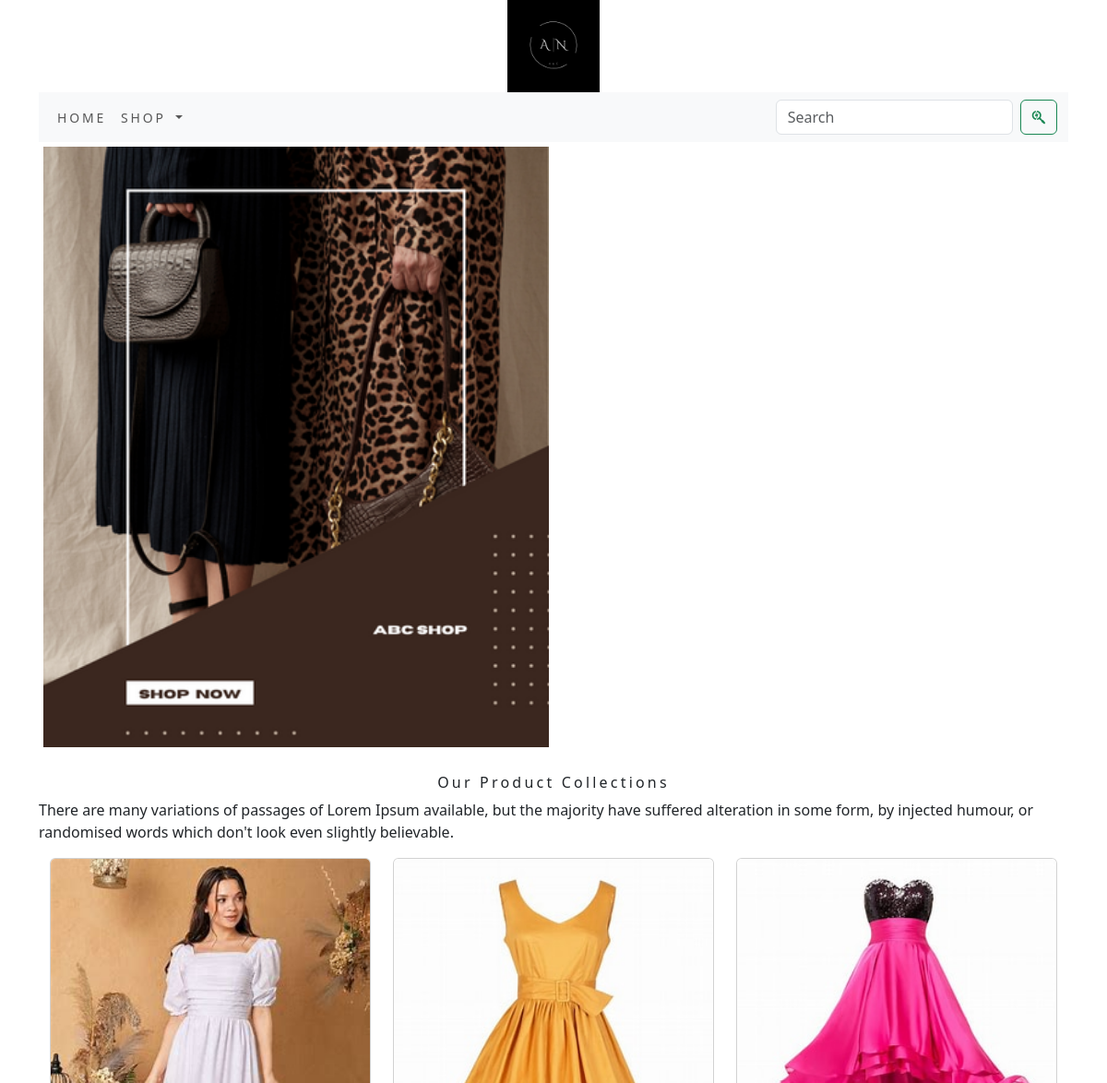
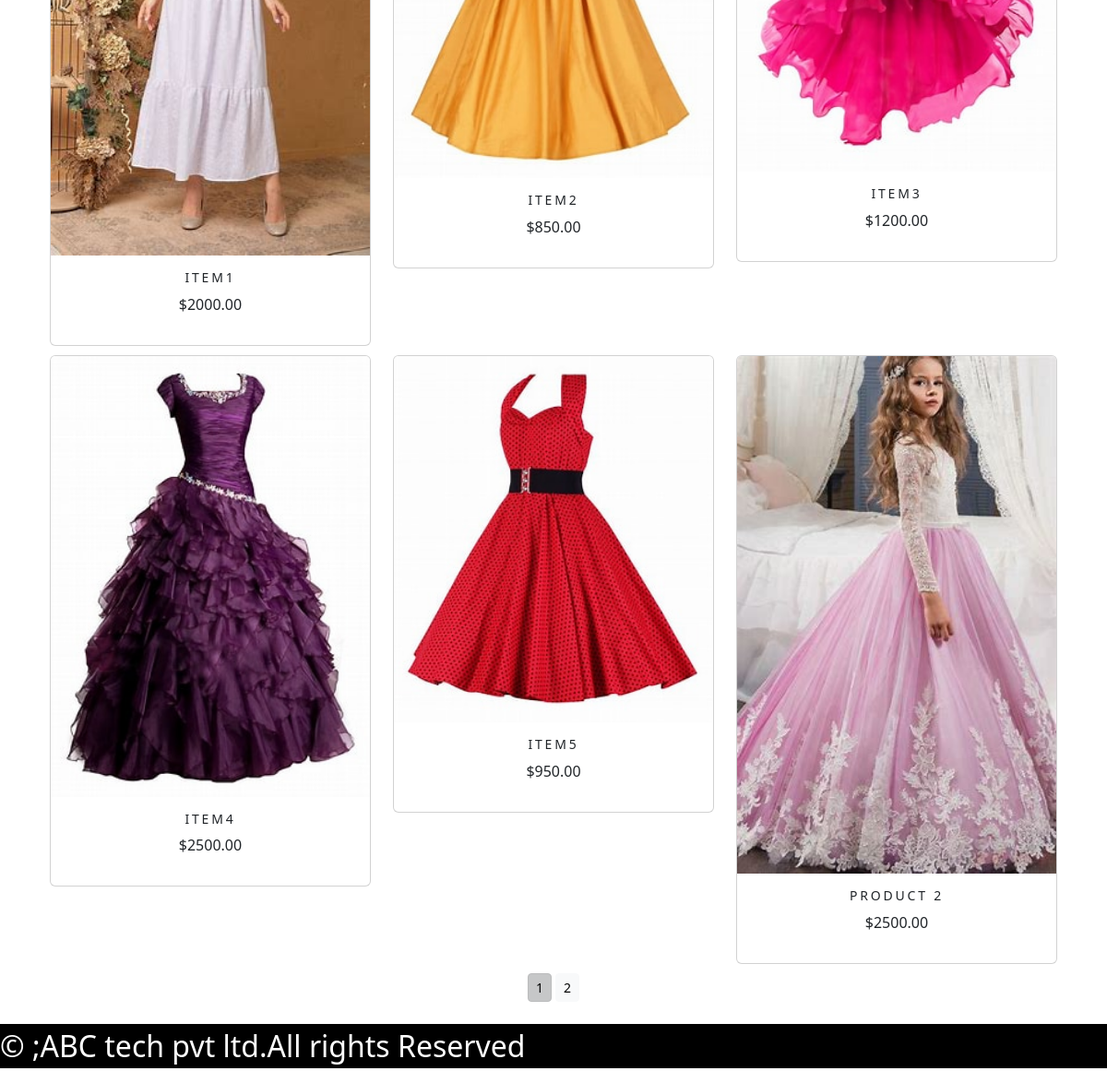
The app's page /shop/ with its own data (2 pictures, top to bottom).
### shop/models.py (models this page shows, shortened)
class Product(models.Model):
    name = models.CharField(max_length=250, unique=True)
    slug = models.SlugField(max_length=250, unique=True)
    description = models.TextField(blank=True)
    price=models.DecimalField(max_digits=10,decimal_places=2)
    category=models.ForeignKey(category,on_delete=models.CASCADE)
    image=models.ImageField(upload_to='product',blank=True)
    stock=models.IntegerField()
    available=models.BooleanField(default=True)
    created=models.DateTimeField(auto_now_add=True)
    updated=models.DateTimeField(auto_now=True)
    def get_url(self):
        return reverse('shop:prodCatdetail',args=[self.category.slug,self.slug])
    class Meta:
        ordering = ('name',)
        verbose_name = 'product'
        verbose_name_plural = 'products'

### shop/views.py (the view)
# urls.py: path('',views.allProdCat,name='allProdCat'),
def allProdCat(request,c_slug=None):
    c_page=None
    products_list=None
    if c_slug!=None:
        c_page=get_object_or_404(category,slug=c_slug)
        products_list=Product.objects.all().filter(category=c_page,available=True)
    else:
        products_list=Product.objects.all().filter(available=True)
    paginator=Paginator(products_list,6)
    try:
        page=int(request.GET.get('page','1'))
    except:
        page=1
    try:
        products=paginator.page(page)
    except(EmptyPage,InvalidPage):
        products=paginator.page(paginator.num_pages)
    return render(request,"category.html",{'category':c_page,'products':products})

### cart/context_processors.py (called while the page is built)
def counter(request):
    item_count=0
    if 'admin' in request.path:
        return {}
    else:
        try:
            cart=Cart.objects.filter(cart_id=_cart_id(request))
            cart_items=CartItem.objects.all().filter(cart=cart[:1])
            for cart_item in cart_items:
                item_count += cart_item.quantity
        except Cart.DoesNotExist:
            item_count=0
    return dict(item_count=item_count)

### cart/views.py (called while the page is built)
def _cart_id(request):
    cart=request.session.session_key
    if not cart:
        cart=request.session.create()
    return cart

### shop/context_processors.py (called while the page is built)
def menu_links(request):
    links=category.objects.all()
    return dict(links=links)

### shop/models.py (called while the page is built)
    def get_url(self):
        return reverse('shop:products_by_category',args=[self.slug])

### templates/category.html (shortened to what this page needs)
{% extends 'base.html' %}
{% load static %}
{% block content %}
<div class="mx_auto">
    {% if category %}
    <img  class="my_image" src="{{category.image.url}}" alt="{{category.name}}">
</div>
<br>
<div>
    <h1 class="text-center my_title">{{category.name}}</h1>
    <p class="text-justify">{{category.description}}</p>
</div>
{% else %}
<div>
    <img class="my_image my_image_padding" src="{% static 'img/banner.png' %}" alt="our product" width="1500px;" height="500px;">
</div>
<br>
<div>
    <h1 class="text-center my_title">Our Product Collections</h1>
    <p class="text-justify">There are many variations of passages of Lorem Ipsum available, but the majority have suffered alteration in some form, by injected humour, or randomised words which don't look even slightly believable.</p>
</div>
{% endif %}
<div class="container">
    <div class="row mx_auto">
        {% for product in products.object_list %}
        <div class="my_bottom_margin col-9 col-sm-12 col-md-4 col-lg-4 ">
            <div class="card text-center" style="min-width:13rem;">
                <a href="{{product.get_url}} "><img class="card-img-top my_image" src="{{product.image.url}}" alt="{{product.name}}"></a>
                <div class="card-body">
                    <h4>{{product.name}}</h4>
                    <p>${{product.price}}</p>
                </div>
            </div>
        </div>
        {% endfor %}
    </div>
    <div class="mx-auto">
        {% if products.paginator.num_pages > 1 %}
        <div class="text-center">
            {% for pg in products.paginator.page_range %}
            <a href="?page={{pg}}" class="btn btn-light btn-sm {% if products.number == pg %}active {% endif %}">{{pg}}</a>
            {% endfor %}
        </div>
        {% endif %}
    </div>
    <br>
</div>
{% endblock %}

### templates/base.html (shortened to what this page needs)
{% load static %}
<!DOCTYPE html>
<html lang="en">
<head>
    <link rel="stylesheet" href="{% static 'css/custom.css' %}" >
     <link href="https://cdn.jsdelivr.net/npm/bootstrap@5.3.0-alpha3/dist/css/bootstrap.min.css" rel="stylesheet">
</head>
<body>
<div>
    <div class="container">
{% include 'header.html' %}
{% include 'navbar.html' %}
{% block content %}
{% endblock %}
</div>
    </div>
{% include 'footer.html' %}
</body>
</html>

### templates/header.html
{% load static %}
<header>
  <center>
    <a href="{% url 'shop:allProdCat' %}"></a><img src="{% static 'img/logo.png' %}" alt="logimage" width="100px;" height="100px;">
  </center>
</header>

### templates/navbar.html (shortened to what this page needs)
<nav class="navbar navbar-expand-lg navbar-light bg-light">
  <div class="container-fluid">
    <div class="collapse navbar-collapse" id="navbarSupportedContent">
      <ul class="navbar-nav me-auto mb-2 mb-lg-0">
        <li class="nav-item">
          <a class="nav-link" href="#">HOME</a>
        </li>
        <li class="nav-item dropdown {% if 'shop' in request.path %} active {% endif %}">
          <a class="nav-link dropdown-toggle" href="#" id="navbarDropdown" role="button" data-bs-toggle="dropdown" aria-expanded="false">
            SHOP
          </a>
        </li>
      </ul>
      <form class="d-flex" action="{% url 'search_app:SearchResult' %}" method="get">
        <input class="form-control me-2" type="search" placeholder="Search" name="q" aria-label="Search">
        <button class="btn btn-outline-success" type="submit"><i class="fa-brands fa-searchengin"></i></button>
      </form>
    </div>
  </div>
</nav>

### templates/footer.html
<div class="footer navbar-fixed-bottom my_footer">
  <p class= "vertical-align:middle">&copy ;ABC tech pvt ltd.All rights Reserved</p>
</div>

### static/css/custom.css (style rules this page uses)
body { font-family: 'Playfair Display', serif; }
.nav-item { letter-spacing: .2em; font-size:14px; text-transform:uppercase; }
.my_footer { width: 100%; height: 120%; background-color: black; align-items: center; background-size: 100% 100%; justify-content: center; vertical-align:middle; }
.my_footer p { color: white; font-size: 2em; }
.my_image { width:50%; height:auto; }
.my_title { font-size:16px; text_transform:uppercase; letter-spacing: .2em; }
.my_image_padding { flex:50%; padding:5px; }
.my_bottom_margin { margin-bottom:10px; }
.card-body h4 { font-size:14px; text-transform:uppercase; letter-spacing: .2em }

### records on screen
Product: image (picture), name "ITEM1", price "2000.00"
Product: image (picture), name "ITEM2", price "850.00"
Product: image (picture), name "ITEM3", price "1200.00"
Product: image (picture), name "ITEM4", price "2500.00"
Product: image (picture), name "ITEM5", price "950.00"
Product: image (picture), name "PRODUCT 2", price "2500.00"

### other values on screen
{{ pg }} "1" "2"
